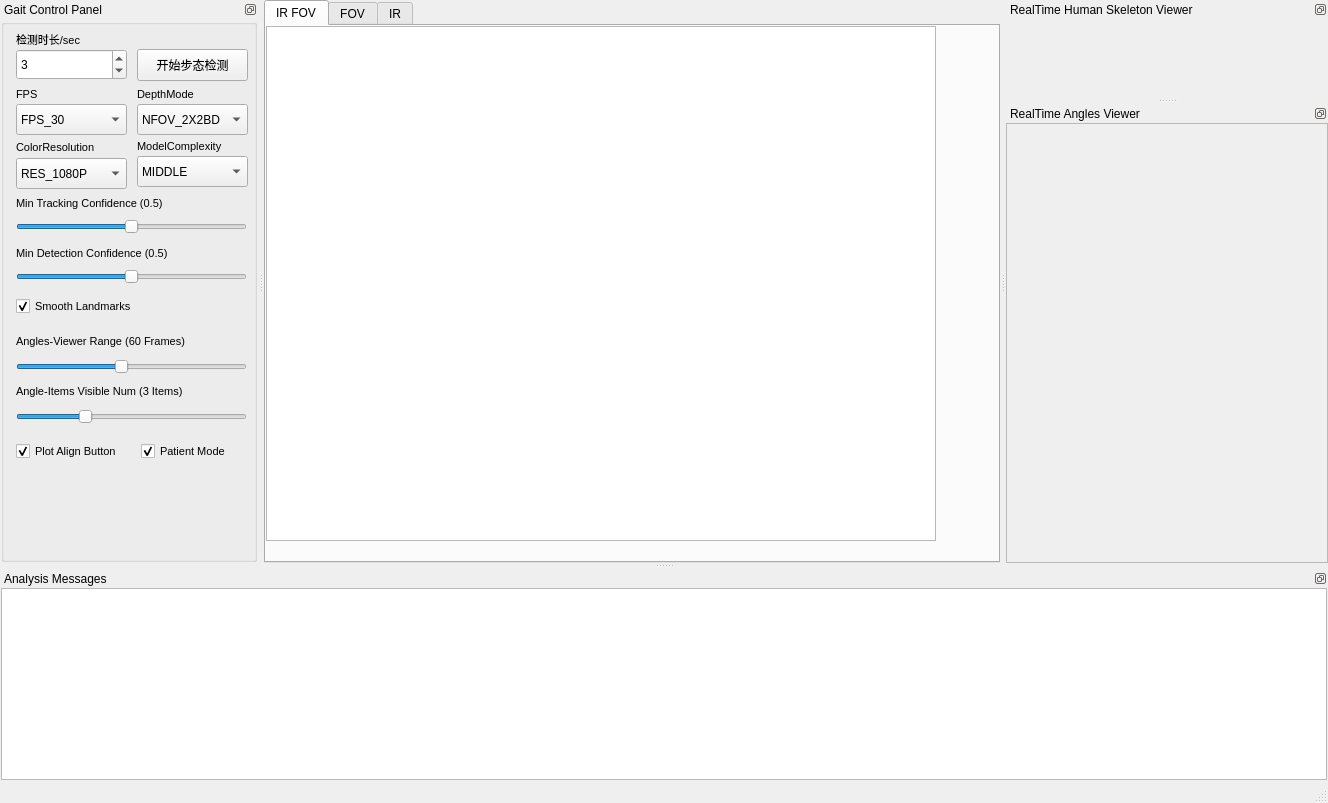
<?xml version="1.0" encoding="UTF-8"?>
<ui version="4.0">
 <class>MainWindow</class>
 <widget class="QMainWindow" name="MainWindow">
  <property name="geometry">
   <rect>
    <x>0</x>
    <y>0</y>
    <width>1328</width>
    <height>803</height>
   </rect>
  </property>
  <property name="windowTitle">
   <string>HealBone GaitStudio</string>
  </property>
  <property name="toolButtonStyle">
   <enum>Qt::ToolButtonIconOnly</enum>
  </property>
  <property name="documentMode">
   <bool>false</bool>
  </property>
  <property name="tabShape">
   <enum>QTabWidget::Rounded</enum>
  </property>
  <property name="dockOptions">
   <set>QMainWindow::AllowTabbedDocks|QMainWindow::AnimatedDocks</set>
  </property>
  <widget class="QWidget" name="centralWidget">
   <layout class="QHBoxLayout" name="horizontalLayout">
    <property name="spacing">
     <number>4</number>
    </property>
    <property name="leftMargin">
     <number>0</number>
    </property>
    <property name="topMargin">
     <number>0</number>
    </property>
    <property name="rightMargin">
     <number>0</number>
    </property>
    <property name="bottomMargin">
     <number>0</number>
    </property>
    <item>
     <widget class="QTabWidget" name="tabWidget">
      <property name="currentIndex">
       <number>0</number>
      </property>
      <widget class="QWidget" name="KinectIRFOV">
       <attribute name="title">
        <string>IR FOV</string>
       </attribute>
       <widget class="QGraphicsView" name="cameraIrFovView">
        <property name="geometry">
         <rect>
          <x>0</x>
          <y>0</y>
          <width>670</width>
          <height>515</height>
         </rect>
        </property>
        <property name="sizePolicy">
         <sizepolicy hsizetype="Expanding" vsizetype="Expanding">
          <horstretch>0</horstretch>
          <verstretch>0</verstretch>
         </sizepolicy>
        </property>
       </widget>
      </widget>
      <widget class="QWidget" name="KinectFOV">
       <attribute name="title">
        <string>FOV</string>
       </attribute>
       <widget class="QGraphicsView" name="cameraFovView">
        <property name="geometry">
         <rect>
          <x>0</x>
          <y>0</y>
          <width>734</width>
          <height>515</height>
         </rect>
        </property>
        <property name="sizePolicy">
         <sizepolicy hsizetype="Expanding" vsizetype="Expanding">
          <horstretch>0</horstretch>
          <verstretch>0</verstretch>
         </sizepolicy>
        </property>
       </widget>
      </widget>
      <widget class="QWidget" name="KinectIR">
       <attribute name="title">
        <string>IR</string>
       </attribute>
       <widget class="QGraphicsView" name="cameraIrView">
        <property name="geometry">
         <rect>
          <x>0</x>
          <y>0</y>
          <width>734</width>
          <height>515</height>
         </rect>
        </property>
        <property name="sizePolicy">
         <sizepolicy hsizetype="Expanding" vsizetype="Expanding">
          <horstretch>0</horstretch>
          <verstretch>0</verstretch>
         </sizepolicy>
        </property>
       </widget>
      </widget>
     </widget>
    </item>
   </layout>
  </widget>
  <widget class="QStatusBar" name="statusBar"/>
  <widget class="QDockWidget" name="resultsDock">
   <property name="enabled">
    <bool>true</bool>
   </property>
   <property name="minimumSize">
    <size>
     <width>258</width>
     <height>143</height>
    </size>
   </property>
   <property name="maximumSize">
    <size>
     <width>640</width>
     <height>524287</height>
    </size>
   </property>
   <property name="font">
    <font>
     <family>Arial</family>
    </font>
   </property>
   <property name="features">
    <set>QDockWidget::DockWidgetFloatable|QDockWidget::DockWidgetMovable</set>
   </property>
   <property name="allowedAreas">
    <set>Qt::LeftDockWidgetArea|Qt::RightDockWidgetArea</set>
   </property>
   <property name="windowTitle">
    <string>Gait Control Panel</string>
   </property>
   <attribute name="dockWidgetArea">
    <number>1</number>
   </attribute>
   <widget class="QWidget" name="resultsDockContents">
    <layout class="QVBoxLayout" name="verticalLayout_5">
     <property name="spacing">
      <number>4</number>
     </property>
     <property name="leftMargin">
      <number>1</number>
     </property>
     <property name="topMargin">
      <number>0</number>
     </property>
     <property name="rightMargin">
      <number>1</number>
     </property>
     <property name="bottomMargin">
      <number>1</number>
     </property>
     <item>
      <widget class="QGroupBox" name="groupBox">
       <property name="enabled">
        <bool>true</bool>
       </property>
       <property name="sizePolicy">
        <sizepolicy hsizetype="Preferred" vsizetype="Expanding">
         <horstretch>0</horstretch>
         <verstretch>0</verstretch>
        </sizepolicy>
       </property>
       <property name="minimumSize">
        <size>
         <width>256</width>
         <height>0</height>
        </size>
       </property>
       <property name="title">
        <string/>
       </property>
       <widget class="QPushButton" name="btnStart">
        <property name="geometry">
         <rect>
          <x>136</x>
          <y>30</y>
          <width>111</width>
          <height>32</height>
         </rect>
        </property>
        <property name="text">
         <string>开始步态检测</string>
        </property>
       </widget>
       <widget class="QSpinBox" name="sbTime">
        <property name="geometry">
         <rect>
          <x>15</x>
          <y>30</y>
          <width>111</width>
          <height>31</height>
         </rect>
        </property>
        <property name="value">
         <number>3</number>
        </property>
       </widget>
       <widget class="QLabel" name="label">
        <property name="geometry">
         <rect>
          <x>15</x>
          <y>12</y>
          <width>81</width>
          <height>16</height>
         </rect>
        </property>
        <property name="font">
         <font>
          <family>Arial</family>
          <pointsize>8</pointsize>
         </font>
        </property>
        <property name="text">
         <string>检测时长/sec</string>
        </property>
       </widget>
       <widget class="QComboBox" name="cbFPS">
        <property name="geometry">
         <rect>
          <x>15</x>
          <y>85</y>
          <width>111</width>
          <height>31</height>
         </rect>
        </property>
        <property name="currentIndex">
         <number>2</number>
        </property>
        <item>
         <property name="text">
          <string>FPS_5</string>
         </property>
        </item>
        <item>
         <property name="text">
          <string>FPS_15</string>
         </property>
        </item>
        <item>
         <property name="text">
          <string>FPS_30</string>
         </property>
        </item>
       </widget>
       <widget class="QLabel" name="label_2">
        <property name="geometry">
         <rect>
          <x>15</x>
          <y>67</y>
          <width>81</width>
          <height>16</height>
         </rect>
        </property>
        <property name="font">
         <font>
          <family>Arial</family>
          <pointsize>8</pointsize>
         </font>
        </property>
        <property name="text">
         <string>FPS</string>
        </property>
       </widget>
       <widget class="QLabel" name="label_3">
        <property name="geometry">
         <rect>
          <x>136</x>
          <y>67</y>
          <width>101</width>
          <height>16</height>
         </rect>
        </property>
        <property name="font">
         <font>
          <family>Arial</family>
          <pointsize>8</pointsize>
         </font>
        </property>
        <property name="text">
         <string>DepthMode</string>
        </property>
       </widget>
       <widget class="QComboBox" name="cbDepthMode">
        <property name="geometry">
         <rect>
          <x>136</x>
          <y>85</y>
          <width>111</width>
          <height>31</height>
         </rect>
        </property>
        <item>
         <property name="text">
          <string>NFOV_2X2BD</string>
         </property>
        </item>
        <item>
         <property name="text">
          <string>NFOV_UNBD</string>
         </property>
        </item>
        <item>
         <property name="text">
          <string>WFOV_2X2BD</string>
         </property>
        </item>
        <item>
         <property name="text">
          <string>WFOV_UNBD</string>
         </property>
        </item>
       </widget>
       <widget class="QLabel" name="label_4">
        <property name="geometry">
         <rect>
          <x>15</x>
          <y>120</y>
          <width>101</width>
          <height>16</height>
         </rect>
        </property>
        <property name="font">
         <font>
          <family>Arial</family>
          <pointsize>8</pointsize>
         </font>
        </property>
        <property name="text">
         <string>ColorResolution</string>
        </property>
       </widget>
       <widget class="QComboBox" name="cbColorResolution">
        <property name="enabled">
         <bool>true</bool>
        </property>
        <property name="geometry">
         <rect>
          <x>15</x>
          <y>139</y>
          <width>111</width>
          <height>31</height>
         </rect>
        </property>
        <property name="currentIndex">
         <number>1</number>
        </property>
        <item>
         <property name="text">
          <string>RES_720P</string>
         </property>
        </item>
        <item>
         <property name="text">
          <string>RES_1080P</string>
         </property>
        </item>
        <item>
         <property name="text">
          <string>RES_1440P</string>
         </property>
        </item>
        <item>
         <property name="text">
          <string>RES_1536P</string>
         </property>
        </item>
        <item>
         <property name="text">
          <string>RES_2160P</string>
         </property>
        </item>
        <item>
         <property name="text">
          <string>RES_3072P</string>
         </property>
        </item>
       </widget>
       <widget class="QLabel" name="label_5">
        <property name="geometry">
         <rect>
          <x>136</x>
          <y>119</y>
          <width>111</width>
          <height>16</height>
         </rect>
        </property>
        <property name="font">
         <font>
          <family>Arial</family>
          <pointsize>8</pointsize>
         </font>
        </property>
        <property name="text">
         <string>ModelComplexity</string>
        </property>
       </widget>
       <widget class="QComboBox" name="cbModelComplexity">
        <property name="geometry">
         <rect>
          <x>136</x>
          <y>137</y>
          <width>111</width>
          <height>31</height>
         </rect>
        </property>
        <property name="currentIndex">
         <number>1</number>
        </property>
        <item>
         <property name="text">
          <string>LOW</string>
         </property>
        </item>
        <item>
         <property name="text">
          <string>MIDDLE</string>
         </property>
        </item>
        <item>
         <property name="text">
          <string>HIGH</string>
         </property>
        </item>
       </widget>
       <widget class="QSlider" name="hsMinDetectionConfidence">
        <property name="geometry">
         <rect>
          <x>15</x>
          <y>247</y>
          <width>231</width>
          <height>22</height>
         </rect>
        </property>
        <property name="maximum">
         <number>100</number>
        </property>
        <property name="pageStep">
         <number>1</number>
        </property>
        <property name="value">
         <number>50</number>
        </property>
        <property name="sliderPosition">
         <number>50</number>
        </property>
        <property name="orientation">
         <enum>Qt::Horizontal</enum>
        </property>
       </widget>
       <widget class="QLabel" name="tvMinDetectionConfidence">
        <property name="geometry">
         <rect>
          <x>15</x>
          <y>226</y>
          <width>221</width>
          <height>16</height>
         </rect>
        </property>
        <property name="font">
         <font>
          <family>Arial</family>
          <pointsize>8</pointsize>
         </font>
        </property>
        <property name="text">
         <string>Min Detection Confidence (0.5)</string>
        </property>
       </widget>
       <widget class="QLabel" name="tvMinTrackingConfidence">
        <property name="geometry">
         <rect>
          <x>15</x>
          <y>176</y>
          <width>211</width>
          <height>16</height>
         </rect>
        </property>
        <property name="font">
         <font>
          <family>Arial</family>
          <pointsize>8</pointsize>
         </font>
        </property>
        <property name="text">
         <string>Min Tracking Confidence (0.5)</string>
        </property>
       </widget>
       <widget class="QSlider" name="hsMinTrackingConfidence">
        <property name="geometry">
         <rect>
          <x>15</x>
          <y>197</y>
          <width>231</width>
          <height>22</height>
         </rect>
        </property>
        <property name="maximum">
         <number>100</number>
        </property>
        <property name="pageStep">
         <number>1</number>
        </property>
        <property name="value">
         <number>50</number>
        </property>
        <property name="sliderPosition">
         <number>50</number>
        </property>
        <property name="orientation">
         <enum>Qt::Horizontal</enum>
        </property>
       </widget>
       <widget class="QCheckBox" name="cbSmoothLandmarks">
        <property name="geometry">
         <rect>
          <x>15</x>
          <y>277</y>
          <width>171</width>
          <height>21</height>
         </rect>
        </property>
        <property name="font">
         <font>
          <family>Arial</family>
          <pointsize>8</pointsize>
         </font>
        </property>
        <property name="text">
         <string>Smooth Landmarks</string>
        </property>
        <property name="checked">
         <bool>true</bool>
        </property>
        <property name="tristate">
         <bool>false</bool>
        </property>
       </widget>
       <widget class="QLabel" name="tvAnglesRangeFrames">
        <property name="geometry">
         <rect>
          <x>15</x>
          <y>314</y>
          <width>201</width>
          <height>16</height>
         </rect>
        </property>
        <property name="font">
         <font>
          <family>Arial</family>
          <pointsize>8</pointsize>
         </font>
        </property>
        <property name="text">
         <string>Angles-Viewer Range (60 Frames)</string>
        </property>
       </widget>
       <widget class="QSlider" name="hsAnglesViewerRange">
        <property name="geometry">
         <rect>
          <x>15</x>
          <y>337</y>
          <width>231</width>
          <height>22</height>
         </rect>
        </property>
        <property name="minimum">
         <number>10</number>
        </property>
        <property name="maximum">
         <number>120</number>
        </property>
        <property name="pageStep">
         <number>1</number>
        </property>
        <property name="value">
         <number>60</number>
        </property>
        <property name="sliderPosition">
         <number>60</number>
        </property>
        <property name="orientation">
         <enum>Qt::Horizontal</enum>
        </property>
       </widget>
       <widget class="QLabel" name="tvAnglesItemVisibleNum">
        <property name="geometry">
         <rect>
          <x>15</x>
          <y>364</y>
          <width>201</width>
          <height>16</height>
         </rect>
        </property>
        <property name="font">
         <font>
          <family>Arial</family>
          <pointsize>8</pointsize>
         </font>
        </property>
        <property name="text">
         <string>Angle-Items Visible Num (3 Items)</string>
        </property>
       </widget>
       <widget class="QSlider" name="hsAnglesViewerItems">
        <property name="geometry">
         <rect>
          <x>15</x>
          <y>387</y>
          <width>231</width>
          <height>22</height>
         </rect>
        </property>
        <property name="minimum">
         <number>10</number>
        </property>
        <property name="maximum">
         <number>80</number>
        </property>
        <property name="pageStep">
         <number>1</number>
        </property>
        <property name="value">
         <number>30</number>
        </property>
        <property name="sliderPosition">
         <number>30</number>
        </property>
        <property name="orientation">
         <enum>Qt::Horizontal</enum>
        </property>
       </widget>
       <widget class="QCheckBox" name="cbPatientBtn">
        <property name="geometry">
         <rect>
          <x>140</x>
          <y>422</y>
          <width>91</width>
          <height>21</height>
         </rect>
        </property>
        <property name="font">
         <font>
          <family>Arial</family>
          <pointsize>8</pointsize>
         </font>
        </property>
        <property name="text">
         <string>Patient Mode</string>
        </property>
        <property name="checked">
         <bool>true</bool>
        </property>
        <property name="tristate">
         <bool>false</bool>
        </property>
       </widget>
       <widget class="QCheckBox" name="cbPlotAlignBtn">
        <property name="geometry">
         <rect>
          <x>15</x>
          <y>422</y>
          <width>111</width>
          <height>21</height>
         </rect>
        </property>
        <property name="font">
         <font>
          <family>Arial</family>
          <pointsize>8</pointsize>
         </font>
        </property>
        <property name="text">
         <string>Plot Align Button</string>
        </property>
        <property name="checked">
         <bool>true</bool>
        </property>
        <property name="tristate">
         <bool>false</bool>
        </property>
       </widget>
      </widget>
     </item>
    </layout>
   </widget>
  </widget>
  <widget class="QDockWidget" name="messagesDock">
   <property name="minimumSize">
    <size>
     <width>91</width>
     <height>101</height>
    </size>
   </property>
   <property name="features">
    <set>QDockWidget::DockWidgetFloatable|QDockWidget::DockWidgetMovable</set>
   </property>
   <property name="windowTitle">
    <string>Analysis Messages</string>
   </property>
   <attribute name="dockWidgetArea">
    <number>8</number>
   </attribute>
   <widget class="QWidget" name="messagesDockContents">
    <layout class="QVBoxLayout" name="verticalLayout_3">
     <property name="spacing">
      <number>4</number>
     </property>
     <property name="leftMargin">
      <number>1</number>
     </property>
     <property name="topMargin">
      <number>0</number>
     </property>
     <property name="rightMargin">
      <number>1</number>
     </property>
     <property name="bottomMargin">
      <number>1</number>
     </property>
     <item>
      <widget class="QTextEdit" name="outputText">
       <property name="font">
        <font>
         <family>Arial</family>
        </font>
       </property>
       <property name="frameShape">
        <enum>QFrame::StyledPanel</enum>
       </property>
       <property name="frameShadow">
        <enum>QFrame::Plain</enum>
       </property>
       <property name="readOnly">
        <bool>true</bool>
       </property>
      </widget>
     </item>
    </layout>
   </widget>
  </widget>
  <widget class="QDockWidget" name="viewerDock">
   <property name="floating">
    <bool>false</bool>
   </property>
   <property name="features">
    <set>QDockWidget::DockWidgetFloatable|QDockWidget::DockWidgetMovable</set>
   </property>
   <property name="windowTitle">
    <string>RealTime Human Skeleton Viewer</string>
   </property>
   <attribute name="dockWidgetArea">
    <number>2</number>
   </attribute>
   <widget class="QWidget" name="viewerDockContents">
    <layout class="QVBoxLayout" name="verticalLayout">
     <property name="spacing">
      <number>4</number>
     </property>
     <property name="leftMargin">
      <number>0</number>
     </property>
     <property name="topMargin">
      <number>0</number>
     </property>
     <property name="rightMargin">
      <number>0</number>
     </property>
     <property name="bottomMargin">
      <number>0</number>
     </property>
     <item>
      <widget class="QVTKWidget" name="vtkContext" native="true">
       <property name="sizePolicy">
        <sizepolicy hsizetype="Expanding" vsizetype="Expanding">
         <horstretch>0</horstretch>
         <verstretch>0</verstretch>
        </sizepolicy>
       </property>
       <property name="minimumSize">
        <size>
         <width>322</width>
         <height>0</height>
        </size>
       </property>
      </widget>
     </item>
    </layout>
   </widget>
  </widget>
  <widget class="QMaximumDockWidget" name="angleViewerDock">
   <property name="floating">
    <bool>false</bool>
   </property>
   <property name="features">
    <set>QDockWidget::DockWidgetFloatable|QDockWidget::DockWidgetMovable</set>
   </property>
   <property name="windowTitle">
    <string>RealTime Angles Viewer</string>
   </property>
   <attribute name="dockWidgetArea">
    <number>2</number>
   </attribute>
   <widget class="QWidget" name="angleViewerDockContents">
    <property name="sizePolicy">
     <sizepolicy hsizetype="Preferred" vsizetype="Preferred">
      <horstretch>0</horstretch>
      <verstretch>0</verstretch>
     </sizepolicy>
    </property>
    <property name="minimumSize">
     <size>
      <width>0</width>
      <height>0</height>
     </size>
    </property>
    <property name="maximumSize">
     <size>
      <width>16777215</width>
      <height>16777215</height>
     </size>
    </property>
    <layout class="QVBoxLayout" name="angleViewerDockContentsVerticalLayout">
     <property name="spacing">
      <number>4</number>
     </property>
     <property name="leftMargin">
      <number>0</number>
     </property>
     <property name="topMargin">
      <number>0</number>
     </property>
     <property name="rightMargin">
      <number>0</number>
     </property>
     <property name="bottomMargin">
      <number>0</number>
     </property>
     <item>
      <widget class="QScrollArea" name="angleViewerDockScrollArea">
       <property name="widgetResizable">
        <bool>true</bool>
       </property>
       <widget class="QWidget" name="angleViewerDockScrollAreaContents">
        <property name="geometry">
         <rect>
          <x>0</x>
          <y>0</y>
          <width>383</width>
          <height>356</height>
         </rect>
        </property>
        <layout class="QVBoxLayout" name="angleViewerDockScrollAreaContentsLayout">
         <property name="spacing">
          <number>4</number>
         </property>
         <property name="leftMargin">
          <number>0</number>
         </property>
         <property name="topMargin">
          <number>0</number>
         </property>
         <property name="rightMargin">
          <number>0</number>
         </property>
         <property name="bottomMargin">
          <number>0</number>
         </property>
        </layout>
       </widget>
      </widget>
     </item>
    </layout>
   </widget>
  </widget>
  <widget class="QMenuBar" name="menuBar">
   <property name="geometry">
    <rect>
     <x>0</x>
     <y>0</y>
     <width>1328</width>
     <height>23</height>
    </rect>
   </property>
  </widget>
 </widget>
 <layoutdefault spacing="4" margin="4"/>
 <customwidgets>
  <customwidget>
   <class>QVTKWidget</class>
   <extends>QWidget</extends>
   <header>widgets.QVtkWidget.h</header>
  </customwidget>
  <customwidget>
   <class>QMaximumDockWidget</class>
   <extends>QDockWidget</extends>
   <header>widgets.QMaximumDockWidget.h</header>
   <container>1</container>
  </customwidget>
 </customwidgets>
 <resources/>
 <connections/>
 <slots>
  <slot>activateBrowserItem(QModelIndex)</slot>
  <slot>selectBrowserItem(QModelIndex)</slot>
  <slot>tabCloseRequested(int)</slot>
 </slots>
</ui>
